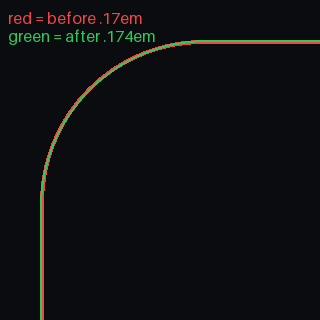
#> input picture configurator/tools/renders/AER-387-followup/tape_readout_radius_overlay.png, 320 x 320 px, given in place of tape_readout_radius_overlay.png.png, which was not available
$ python annunciator_compare.py renders/AER-387-followup renders/AER-387-followup/tape_readout_radius_overlay.png renders/AER-387-followup/tape_readout_radius_overlay.png renders/AER-387-followup/tape_readout_radius_overlay.png renders/AER-387-followup/tape_readout_radius_overlay.png renders/AER-387-followup/tape_readout_radius_overlay.png
#> lines starting #> are read from the running program, lines starting #| are printed output that depends on the picture; after the words box and inside, x2 and y2 are one past the last pixel; in counts of white or black regions, pixels touching at a corner belong together
# SPDX-License-Identifier: AGPL-3.0-or-later
# Copyright (c) 2026 Bill Mallard
#
# AER-6348: compose the annunciator side-by-side. Per row, at 2x nearest
# neighbour on black: the real widget rendered offscreen
# (tools/annunciator_oracle.py --render, dev_<tag>.png), the editor twin
# (tools/annunciator_capture.mjs, twin_<tag>.png), and an overlay of the two
# (device red, twin cyan: white where they agree). Under each row it prints,
# for the device and the twin, the pixel span of the caption ink in each
# tile row, so the alignment is a number as well as a picture.
#
#   python3 tools/annunciator_compare.py RENDER_DIR OUT.png TAG:caption ...
#   python3 tools/annunciator_compare.py --glass SHEET.png X,Y DEV.png TWIN.png OUT.png

import sys

from PIL import Image, ImageChops, ImageDraw, ImageFont

SCALE = 2


def on_black(path):
    im = Image.open(path).convert("RGBA")
#> im is the input picture: PIL image 320x320 RGBA; mean R, G, B, A 13.7, 15.3, 17.7, 255
    bg = Image.new("RGBA", im.size, (0, 0, 0, 255))
    return Image.alpha_composite(bg, im).convert("RGB")


def overlay(a, b):
    ga, gb = a.convert("L"), b.convert("L")
    return Image.merge("RGB", (ga, gb, gb))


def ink_span(im, y0, y1):
    """x range of bright pixels (caption and outline) between rows y0..y1."""
    g = im.convert("L").crop((0, y0, im.width, y1)).point(lambda v: 255 if v > 140 else 0)
    box = g.getbbox()
    return (box[0], box[2]) if box else None


def main(rdir, out, tags):
    rows = []
    for t in tags:
        tag, _, cap = t.partition(":")
        dev, twin = on_black(f"{rdir}/dev_{tag}.png"), on_black(f"{rdir}/twin_{tag}.png")
        diff = ImageChops.difference(dev.convert("L"), twin.convert("L")).point(lambda v: 255 if v > 96 else 0)
#> diff: PIL image 320x320 L; every value is 0
        n = diff.histogram()[255]
#> n = 0
        h = dev.height
#> h = 320
        spans = [(ink_span(dev, int(h * k / 2), int(h * (k + 1) / 2)),
                  ink_span(twin, int(h * k / 2), int(h * (k + 1) / 2))) for k in range(2)]
#> in ink_span, `g = im.convert("L").crop((0, y0, im.width, y1)).point(lambda v: 255 if..`:
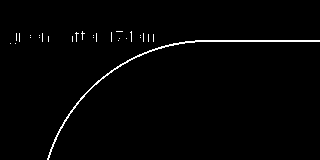
#> g: PIL image 320x160 L; 1.5% white in thin lines or dots, all inside (x1, y1, x2, y2) = (10, 31, 320, 160)
#> in ink_span, `box = g.getbbox()`: box = (10, 31, 320, 160)
#> call 3 of ink_span, with y0 = 160, y1 = 320
#> in ink_span (call 3), `g = im.convert("L").crop((0, y0, im.width, y1)).point(lambda v: 255 if..`:
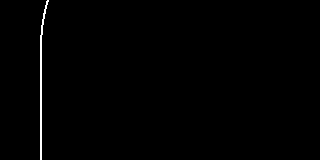
#> g: PIL image 320x160 L; 0.63% white in thin lines or dots, all inside (x1, y1, x2, y2) = (40, 0, 49, 160)
#> in ink_span (call 3), `box = g.getbbox()`: box = (40, 0, 49, 160)
#> spans = [((10, 320), (10, 320)), ((40, 49), (40, 49))]
        rows.append((cap, [dev, twin, overlay(dev, twin)], n, dev.width * dev.height, spans))
#> in overlay, `ga, gb = a.convert("L"), b.convert("L")`:
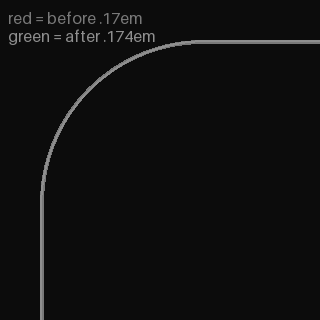
#> ga: PIL image 320x320 L; min 12, max 143, mean 15.3
    w0, h0 = rows[0][1][0].size
#> w0 = 320; h0 = 320
    pad, head, foot = 12, 22, 34
    W = 3 * w0 * SCALE + 4 * pad
#> W = 1968
    H = sum(head + h0 * SCALE + foot for _ in rows) + pad
    sheet = Image.new("RGB", (W, H), (36, 40, 48))
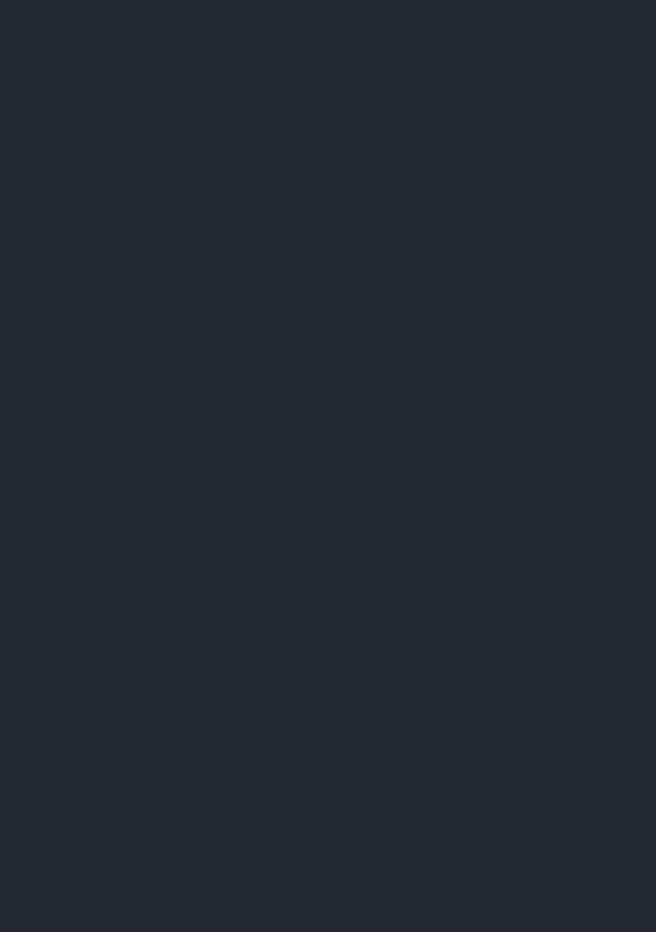
#> sheet: PIL image 1968x2796 RGB (shown at 1/3 size); mean R, G, B 36, 40, 48
    d = ImageDraw.Draw(sheet)
    try:
        font = ImageFont.truetype("DejaVuSans.ttf", 14)
    except OSError:
        font = ImageFont.load_default()
    y = pad
    for cap, ims, n, total, spans in rows:
        d.text((pad, y + 3), cap + "   (left: pyEfis offscreen, middle: editor twin, right: overlay)", fill=(230, 230, 230), font=font)
        y += head
        for i, im in enumerate(ims):
            sheet.paste(im.resize((im.width * SCALE, im.height * SCALE), Image.NEAREST),
                        (pad + i * (w0 * SCALE + pad), y))
        y += h0 * SCALE + 4
        txt = "bright-pixel span per tile row, device / twin: " + "   ".join(
            f"row {k + 1}: {a} / {b}" for k, (a, b) in enumerate(spans))
        d.text((pad, y), txt + f"   differing px (>96 levels): {n} of {total}", fill=(180, 180, 180), font=font)
        y += foot - 4
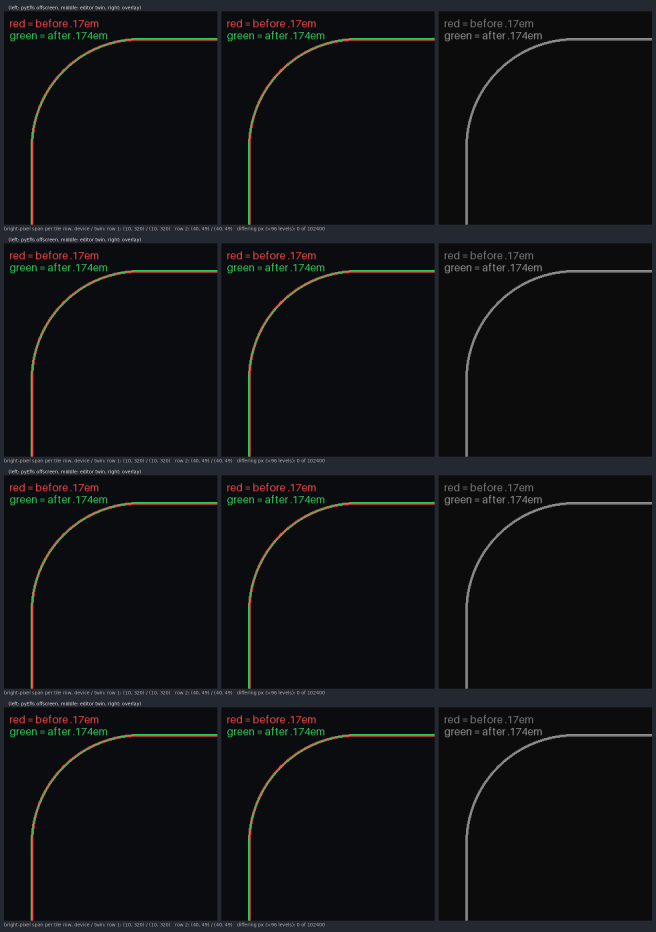
#> sheet: PIL image 1968x2796 RGB (shown at 1/3 size); mean R, G, B 16.9, 18.3, 20.6
    sheet.save(out)


def vs_glass(sheet_png, origin, dev_png, twin_png, out):
    """Frame 7 of the ANN1 Beelink sheet (pyEfis docs/images/ann1_annunciator/
    sheet.png, 2x nearest of the glass) beside the device render and the twin
    of the same state, all at 2x. ORIGIN is the block's top-left in the sheet."""
    sheet = Image.open(sheet_png).convert("RGB")
    dev, twin = on_black(dev_png), on_black(twin_png)
    w, h = dev.width * SCALE, dev.height * SCALE
    glass = sheet.crop((origin[0], origin[1], origin[0] + w, origin[1] + h))
    pad, head = 12, 22
    canvas = Image.new("RGB", (3 * w + 4 * pad, h + head + 2 * pad), (36, 40, 48))
    d = ImageDraw.Draw(canvas)
    try:
        font = ImageFont.truetype("DejaVuSans.ttf", 14)
    except OSError:
        font = ImageFont.load_default()
    for i, (im, cap) in enumerate(((glass, "Beelink glass (ANN1 sheet, frame 7)"),
                                   (dev.resize((w, h), Image.NEAREST), "pyEfis offscreen"),
                                   (twin.resize((w, h), Image.NEAREST), "editor twin"))):
        x = pad + i * (w + pad)
        d.text((x, pad - 4), cap, fill=(230, 230, 230), font=font)
        canvas.paste(im, (x, pad + head - 4))
    canvas.save(out)


if __name__ == "__main__":
    if sys.argv[1] == "--glass":
        # --glass SHEET.png X,Y DEV.png TWIN.png OUT.png
        vs_glass(sys.argv[2], tuple(int(v) for v in sys.argv[3].split(",")),
                 sys.argv[4], sys.argv[5], sys.argv[6])
    else:
        main(sys.argv[1], sys.argv[2], sys.argv[3:])
